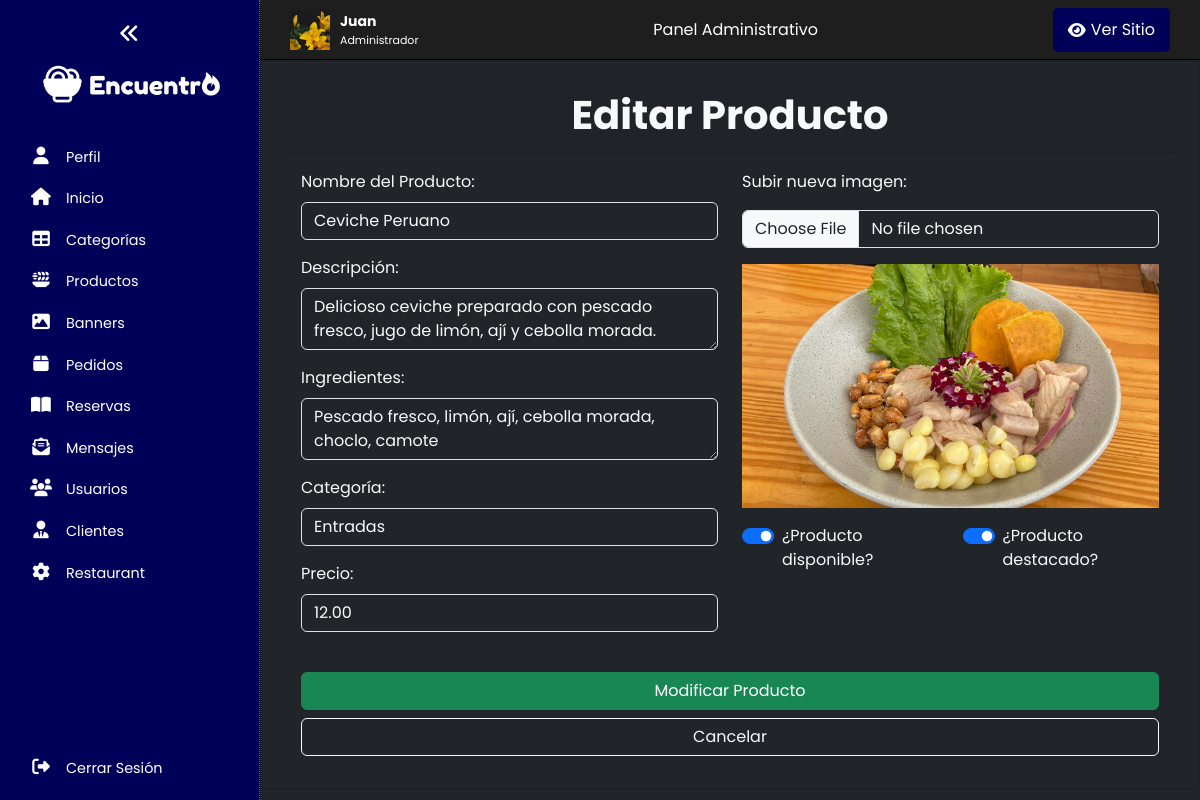
Page /panel/productos/editar.php?txtID=1 (signed in) on the committed database.
### tables this page shows
CREATE TABLE productos (
    id_producto INT AUTO_INCREMENT PRIMARY KEY,
    nombre_producto VARCHAR(50) NOT NULL,
    descripcion TEXT,
    imagen VARCHAR(255),
    precio DECIMAL(10, 2) NOT NULL,
    ingredientes TEXT NOT NULL,
    disponible BOOLEAN DEFAULT 1, 
    id_categoria INT,
    fecha_creacion DATETIME DEFAULT CURRENT_TIMESTAMP,
    destacado TINYINT(1) DEFAULT 0,
    FOREIGN KEY (id_categoria) REFERENCES categorias(id_categoria) ON DELETE SET NULL
);

CREATE TABLE categorias (
    id_categoria INT(4) PRIMARY KEY AUTO_INCREMENT NOT NULL,
    nombre_categoria VARCHAR(50) NOT NULL,
    imagen VARCHAR(255),
    descripcion TEXT
);

### panel/productos/editar.php (the view, shortened to what this page needs)
<?php
include("../bd.php");
if (isset($_GET['txtID'])) {
    $txtID = $_GET["txtID"];
    $sentencia = $conect->prepare("SELECT * FROM productos WHERE id_producto = :id");
    $sentencia->bindParam(":id", $txtID);
    $sentencia->execute();
    $registro = $sentencia->fetch(PDO::FETCH_ASSOC);
}
$sentencia_categorias = $conect->prepare("SELECT * FROM categorias");
$sentencia_categorias->execute();
$categorias = $sentencia_categorias->fetchAll(PDO::FETCH_ASSOC);
include("../recursos/header.php");
?>
<div class="card bg-dark text-light py-3 px-4">
    <div class="card-header text-center">
        <span class="seccion_titulo">Editar Producto</span>
    </div>
    <div class="card-body">
        <form action="" method="post" enctype="multipart/form-data">
            <div class="row">
                <div class="col-lg-6">
                    <div class="mb-3">
                        <label for="nombre_producto" class="form-label">Nombre del Producto:</label>
                        <input type="text" class="form-control bg-dark text-light" value="<?php echo $registro['nombre_producto']; ?>" name="nombre_producto" required>
                    </div>
                    <div class="mb-3">
                        <label for="descripcion" class="form-label">Descripción:</label>
                        <textarea class="form-control bg-dark text-light" name="descripcion" required><?php echo $registro['descripcion']; ?></textarea>
                    </div>
                    <div class="mb-3">
                        <label for="ingredientes" class="form-label">Ingredientes:</label>
                        <textarea class="form-control bg-dark text-light" name="ingredientes" required><?php echo $registro['ingredientes']; ?></textarea>
                    </div>
                    <div class="mb-3">
                        <label for="id_categoria" class="form-label">Categoría:</label>
                        <select class="form-control bg-dark text-light" name="id_categoria" required>
                            <?php foreach ($categorias as $categoria) { ?>
                                <option value="<?php echo $categoria['id_categoria']; ?>" <?php echo ($categoria['id_categoria'] == $registro['id_categoria']) ? 'selected' : ''; ?>>
                                    <?php echo $categoria['nombre_categoria']; ?>
                                </option>
                            <?php } ?>
                        </select>
                    </div>
                    <div class="mb-3">
                        <label for="precio" class="form-label">Precio:</label>
                        <input type="number" step="0.01" min="0" class="form-control bg-dark text-light" name="precio" value="<?php echo $registro['precio']; ?>" required>
                    </div>
                </div>
                <div class="col-lg-6">
                    <div class=" mb-3">
                        <label class="form-label">Subir nueva imagen:</label>
                        <input type="file" class="form-control bg-dark text-light mt-2" name="imagen">
                    </div>
                    <img class="mb-3" width="100%" src="../../img/platos/<?php echo $registro['imagen']; ?>" alt="Imagen actual" class="border rounded" >
                    <div class="row">
                        <div class="col-6">
                            <div class="form-check form-switch mb-3">
                                <label class="form-check-label text-light" for="disponible">¿Producto disponible?</label>
                                <input class="form-check-input" type="checkbox" role="switch" name="disponible" id="disponible" <?php echo $registro['disponible'] ? 'checked' : ''; ?>>
                            </div>
                        </div>
                        <div class="col-6">
                            <div class="form-check form-switch mb-3">
                                <label class="form-check-label text-light" for="destacado">¿Producto destacado?</label>
                                <input class="form-check-input" type="checkbox" role="switch" name="destacado" id="destacado" <?php echo $registro['destacado'] ? 'checked' : ''; ?>>
                            </div>
                        </div>
                    </div>
                </div>
            </div>
            <div class="d-grid gap-2 mt-4">
                <button type="submit" class="btn btn-success">Modificar Producto</button>
                <a href="index.php" class="btn btn-outline-light">Cancelar</a>
            </div>
        </form>
    </div>
</div>
<?php include("../recursos/footer.php"); ?>

### css/data.css (style rules this page uses)
:root { --header-height: 5rem; --color_primario: #ff8000; --color_secundario: #32005b; --color_gris: #171717; --color_blanco: #ffffff; --color_negro: #000000; --color_success: #1ae000; --color_info: #0066eb; --color_danger: #cf0000; --color_body: white; --color_sidebar_panel: rgb(0, 0, 88); --nav_font: "Montserrat", sans-serif; --body_font: "Oswald", sans-serif; --logo_font: "BankGothic"; --normal-font-size: 0.938rem; --font_regular: 400; --font_semi_bold: 600; --max_width: 1024px; --titulo_banner: 70px; --subtitulo_banner: 22px; --descripcion_banner: 20px; --seccion_titulo: 40px; --seccion_subtitulo: 20px; --seccion_item: 23px; --seccion_parrafo: 15px; --tablet__titulo_banner: 55px; --tablet__subtitulo_banner: 20px; --tablet__descripcion_banner: 18px; --tablet__seccion_titulo: 30px; --tablet__seccion_subtitulo: 18px; --tablet__seccion_parrafo: 14px; --tablet__seccion_item: 19px; --movil__titulo_banner: 38px; --movil__subtitulo_banner: 18px; --movil__descripcion_banner: 16px; --movil__seccion_titulo: 26px; --movil__seccion_subtitulo: 16px; --movil__seccion_parrafo: 13px; --movil__seccion_item: 17px; --paddingy: 50px; --color_scroll: rgba(255, 255, 255, 0.075); --color_scroll_hover: rgba(255, 255, 255, 0.2); }
* { box-sizing: border-box; }
.seccion_titulo { font-size: var(--seccion_titulo); font-weight: bolder; margin: 5px 0px; }

### panel/recursos/header.css (style rules this page uses)
body { box-sizing: border-box; margin: 0; padding: 0; }
a { text-decoration: none; }
body { font-family: 'Poppins', sans-serif; }
.wrapper { display: flex; height: 100vh; background-color: #212529; }

### rows in the picture
productos: nombre_producto "Ceviche Peruano", descripcion "Delicioso ceviche preparado con pescado fresco, jugo de limón, ají y cebolla morada.", ingredientes "Pescado fresco, limón, ají, cebolla morada, choclo, camote", id_categoria "Entradas", precio "12.00", imagen (picture), disponible "☑", destacado "☑"

### other values in the picture
$item_name "Perfil"
$item_name "Inicio"
$item_name "Categorías"
$item_name "Productos"
$item_name "Banners"
$item_name "Pedidos"
$item_name "Reservas"
$item_name "Mensajes"
$item_name "Usuarios"
$item_name "Clientes"
$item_name "Restaurant"
$_SESSION['usuario_nombre'] "Juan"
$_SESSION['usuario_rol'] "Administrador"
